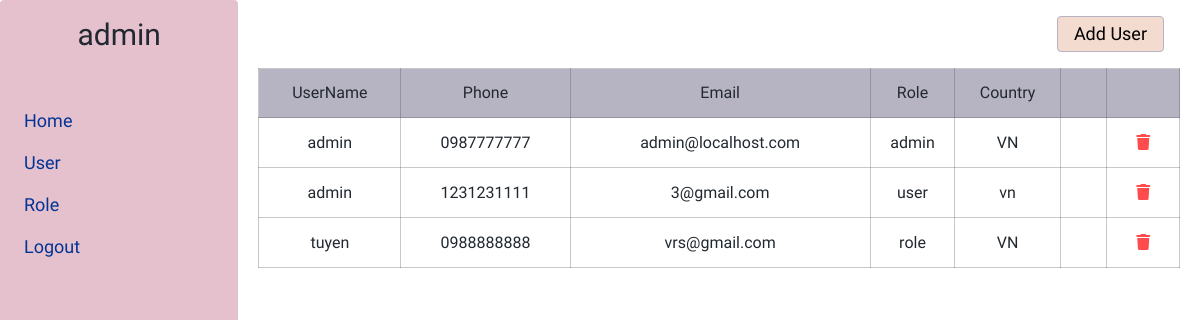
Before: /user.php (signed in) with the older database file.
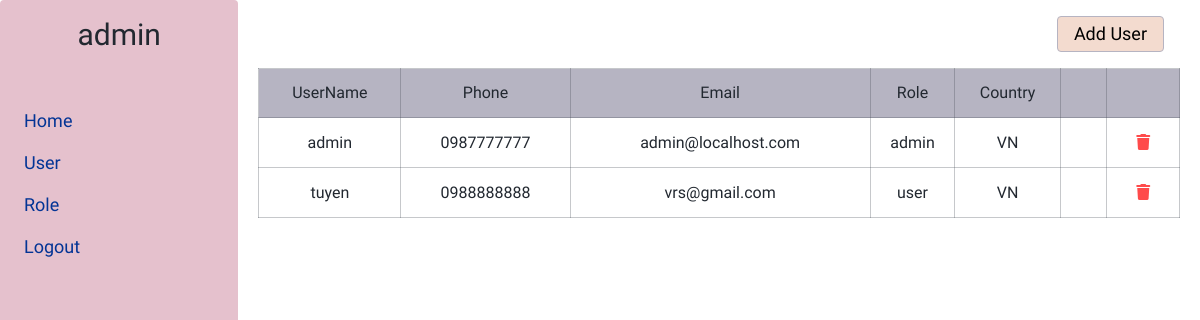
After: the same page with the newer database file.
### tables this page shows
CREATE TABLE user (userID INTEGER AUTO_INCREMENT NOT NULL, username varchar (50) NOT NULL, phone varchar (20) NOT NULL, email char (50) NOT NULL, password char (100) NOT NULL, country varchar (30) NOT NULL, PRIMARY KEY (userID), UNIQUE (email));

### control/function.php (called while the page is built, shortened)
<?php
function checkPermission($permissions, $permission)
{
  return in_array($permission, $permissions);
}
?>

### control/Data.php (called while the page is built, shortened)
<?php
class Database
{
  function connect()
  {
    $connect = null;
    try {
      if (file_exists('bank.db')) {
        $connect = new PDO(
          "sqlite:bank.db",
          "",
          ""
        );
      } else {
        $connect = new PDO(
          "sqlite:../bank.db",
          "",
          ""
        );
      }
      $connect->setAttribute(PDO::ATTR_ERRMODE, PDO::ERRMODE_EXCEPTION);
      return $connect;
    } catch (PDOException $e) {
      echo "<h1>Connection failed " . $e->getMessage() . "</h1>";
      $connect = null;
      exit;
    }
  }
}
class Data extends Database
{
  function read($sql)
  {
    $connect = $this->connect();
    $statement = $connect->prepare($sql);
    $statement->execute();
    $result = $statement->fetchAll(PDO::FETCH_ASSOC);
    return $result;
  }
}
?>

### user.php (the view, shortened to what this page needs)
<?php
include_once './control/Data.php';
include_once './control/function.php';
$data = new Data();
$connect = $data->connect();
$permissions = getPermissions($_SESSION['account'], $connect);
?>
<!DOCTYPE html>
<html lang="en">
<head>
</head>
<body>
  <div class="user">
    <?php
    include_once "./layout/navigation.php";
    ?>
    <div class="grid">
      <div class="row">
        <div class="col-12-xl col-12-lg">
          <div class="user-header">
            <?php
            if (checkPermission($permissions, 'insert-user')) {
            ?>
            <a href="?new-user" class="user-header-button">Add User</a>
            <?php
            }
            ?>
          </div>
          <?php
          if (checkPermission($permissions, 'view-user')) {
          ?>
          <table class="user-table">
            <thead>
              <tr>
                <th>UserName</th>
                <th>Phone</th>
                <th>Email</th>
                <th>Role</th>
                <th>Country</th>
                <?php if (checkPermission($permissions, 'edit-user')) { ?>
                <th></th>
                <?php }
            if (checkPermission($permissions, 'delete-user')) {
                ?>
                <th></th>
                <?php } ?>
              </tr>
            </thead>
            <tbody>
              <?php
            $sql = 'SELECT user.username, phone, email, password, roles.roles_name as roles, country
              FROM user, roles, user_role
              WHERE user_role.roleID = roles.roles
              AND user.userID = user_role.userID
              AND NOT user.email = "' . $_SESSION['account'] . '"
              ORDER BY user.username ASC';
            $result = $data->read($sql);
            $str = '';
            for ($i = 0; $i <= count($result) - 1; $i++) {
              $str .= "<tr>
              <td>" . $result[$i]['username'] . "</td>
              <td>" . $result[$i]['phone'] . "</td>
              <td>" . $result[$i]['email'] . "</td>
              <td>" . $result[$i]['roles'] . "</td>
              <td>" . $result[$i]['country'] . "</td>";
              if (checkPermission($permissions, 'edit-user')) {
                $str .= "<td><a href = '?user-email=" . $result[$i]['email'] . "' class ='link-icon'>
              <i class='fi fi-sr-eye'></i></a></td>";
              }
              if (checkPermission($permissions, 'delete-user')) {
                $str .= "<td><a href = './control/delete-user.php?email=" . $result[$i]['email'] . "' onclick = 'return showMessageDelete(this)' class = 'link-icon'>
                <i class='red-color fa-solid fa-trash'></i></a>
                </td>";
              }
              $str .= "</tr> ";
            }
            echo $str;
              ?>
            </tbody>
          </table>
          <?php } else {
            header('location: index.php');
          } ?>
        </div>
      </div>
    </div>
  </div>
</body>
</html>

### layout/navigation.php (shortened to what this page needs)
<div class="navigation">
  <h2 class="h2-heading">
    <?php
    try {
      $sql = "select username from user where email = '" . $_SESSION['account'] . "'";
      $statement = $connect->prepare($sql);
      $statement->execute();
      $result = $statement->fetch();
      echo $result[0];
    } catch (PDOException $e) {
    }
    ?>
  </h2>
  <ul class="navigation-list">
    <li class='navigation-list-item'>
      <a href='index.php' class='navigation-list-item-link'>Home</a>
    </li>
    <?php if (checkPermission($permissions, 'view-user')) {
      echo " <li class='navigation-list-item'>
          <a href='user.php' class='navigation-list-item-link'>User</a></li>";
    } ?>
    <?php if (checkPermission($permissions, 'view-role')) {
      echo " <li class='navigation-list-item'>
          <a href='role.php' class='navigation-list-item-link'>Role</a></li>";
    } ?>
    <li class="navigation-list-item">
      <a href="./control/logout.php" class="navigation-list-item-link" onclick="return logout(this)">logout</a>
    </li>
  </ul>
</div>

### assets/css/style.css (style rules this page uses)
.grid { width: 100%; max-width: 1200px; margin: 0 auto; padding: 0 20px; box-sizing: border-box; }
.row { display: flex; flex-flow: row wrap; }
@media (min-width: 960px) and (max-width: 1200px) { .col-12-lg { box-sizing: border-box; flex-grow: 0; width: 100%; } }
@media (min-width: 1200px) { .col-12-xl { box-sizing: border-box; flex-grow: 0; width: 100%; } }
html, body, div, span, applet, object, iframe, h1, h2, h3, h4, h5, h6, p, blockquote, pre, a, abbr, acronym, address, big, cite, code, del, dfn, em, img, ins, kbd, q, s, samp, small, strike, strong, sub, sup, tt, var, b, u, i, center, dl, dt, dd, ol, ul, li, fieldset, form, label, legend, table, caption, tbody, tfoot, thead, tr, th, td, article, aside, canvas, details, embed, figure, figcaption, footer, header, hgroup, menu, nav, output, ruby, section, summary, time, mark, audio, video { margin: 0; padding: 0; border: 0; font-size: 100%; font: inherit; vertical-align: baseline; }
body { line-height: 1; }
ol, ul { list-style: none; }
table { border-collapse: collapse; border-spacing: 0; }
html { font-size: 62.5%; font-family: Mulish; }
body { box-sizing: border-box; color: #222830; }
* { box-sizing: inherit; }
.h2-heading { font-size: 3rem; font-family: "Mulish"; }
.navigation { padding: 2rem 0; width: 300px; min-height: 100vh; background: #e5c1cd; display: flex; flex-direction: column; align-items: center; border-radius: 4px; }
.navigation-list { width: 100%; padding: 3rem 0 0 16px; }
.navigation-list-item { display: block; font-size: 1.8rem; position: relative; border-radius: 24px; }
.navigation-list-item-link { padding: 12px 8px; text-decoration: none; display: block; text-transform: capitalize; color: #033495; }
.link-icon { text-decoration: none; display: inline-block; font-size: 1.6rem; color: #033495; margin: 0 12px; }
.link-icon .red-color { color: red; opacity: 0.7; }
.user { display: flex; }
.user-header { display: flex; justify-content: flex-end; padding: 16px; }
.user-header-button { text-decoration: none; font-size: 1.8rem; border: 1px solid #b6b4c2; padding: 8px 16px; background-color: #f3dbcf; color: #000; border-radius: 4px; }
.user-table { width: 100%; font-size: 1.6rem; text-align: center; max-height: 500px; overflow: auto; }
.user-table thead { width: 100%; background-color: #b6b4c2; }
.user-table thead tr th { padding: 16px 0; border: 0.5px solid rgba(67, 74, 84, 0.3); }
.user-table tbody { width: 100%; text-align: center; }
.user-table tr { width: 100%; }
.user-table tr th, .user-table tr td { text-align: center; padding: 16px 0; }
.user-table tr td { border: 0.5px solid rgba(67, 74, 84, 0.3); }

Changed rows visible on the page:
removed user: username "admin", phone "1231231111", email "3@gmail.com", roles "user", country "vn"
computed for user "tuyen": roles "role" → "user"
